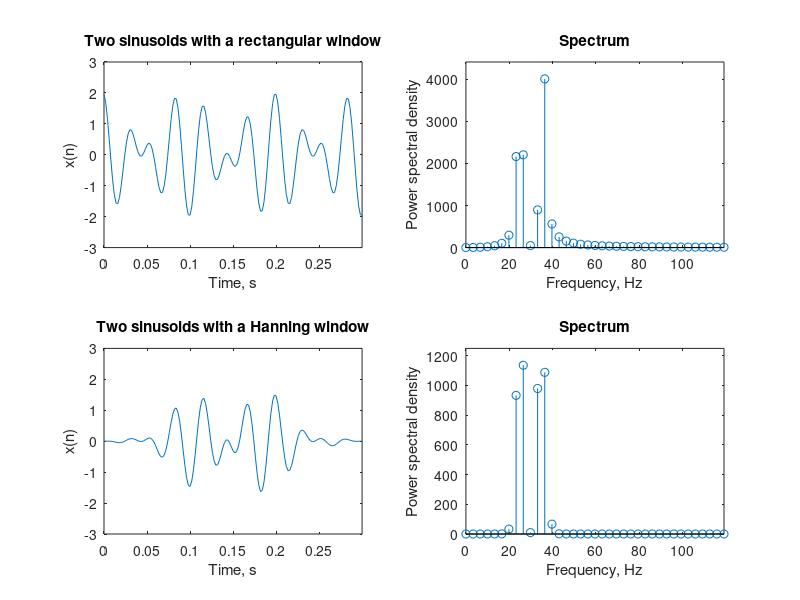

Reproduce this figure in MATLAB.
% This demo program was developed Hsiao-Lung Chan, Ph.D. September 28, 2009
% Effect of windowing

clear
fs=500;
t=0:1/fs:0.3;
x = cos(2*pi*25*t) + cos(2*pi*35*t+pi/10);

subplot(2,2,1);
plot(t,x)
title('x(n)')
axis([min(t) max(t) -3 3])
xlabel('Time, s')
ylabel('x(n)')
title('Two sinusoids with a rectangular window')

Xf=fft(x);
resolution=fs/length(Xf);
f=(0:length(Xf)-1)*resolution;
Xf_power = Xf.*conj(Xf);  % power spectral density
index=1:length(Xf)/4;
subplot(2,2,2);
stem(f(index),Xf_power(index))
xlabel('Frequency, Hz')
ylabel('Power spectral density')
title('Spectrum')
axis([min(f(index)) max(f(index)) 0 max(Xf_power)*1.1])


% Using Hanning window
x=x.*hanning(length(x))';
subplot(2,2,3);
plot(t,x)
axis([min(t) max(t) -3 3])
title('x(n)')
ylabel('x(n)')
xlabel('Time, s')
title('Two sinusoids with a Hanning window')

Xf=fft(x);
resolution=fs/length(Xf);
f=(0:length(Xf)-1)*resolution;
Xf_power = Xf.*conj(Xf);  % power spectral density
index=1:length(Xf)/4;
subplot(2,2,4);
stem(f(index),Xf_power(index))
xlabel('Frequency, Hz')
ylabel('Power spectral density')
title('Spectrum')
axis([min(f(index)) max(f(index)) 0 max(Xf_power)*1.1])
